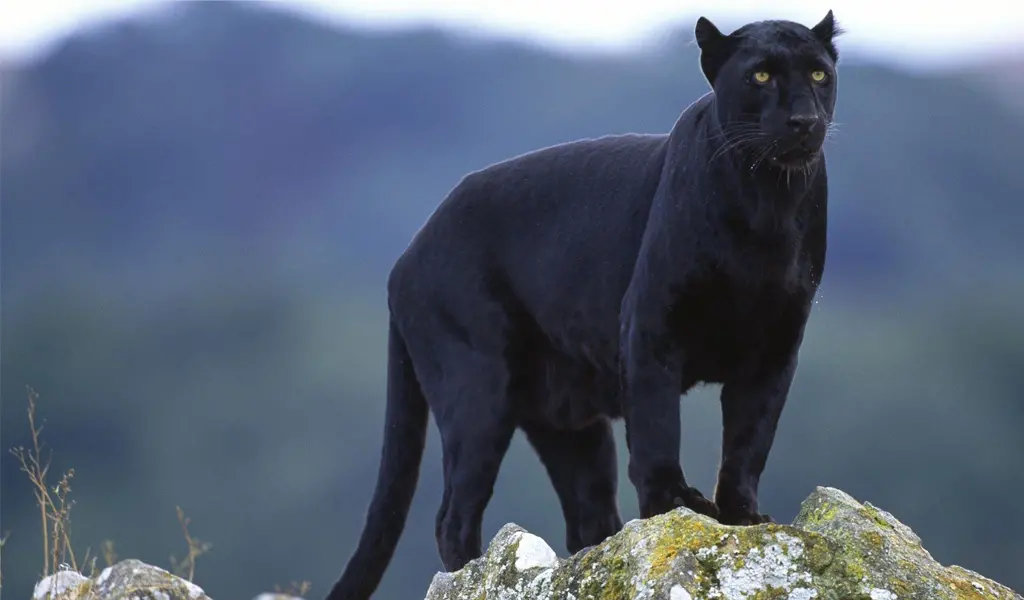
#> input picture task1/photos/puma.png, 1024 x 600 px
$ python thresholding.py
#> lines starting #> are read from the running program, lines starting #| are printed output that depends on the picture; after the words box and inside, x2 and y2 are one past the last pixel; in counts of white or black regions, pixels touching at a corner belong together
import cv2 as cv


img= cv.imread("photos/puma.png")
#> img is the input picture: shape (600, 1024, 3); mean B, G, R 116.1, 97.5, 85.4

gray = cv.cvtColor(img, cv.COLOR_BGR2GRAY)
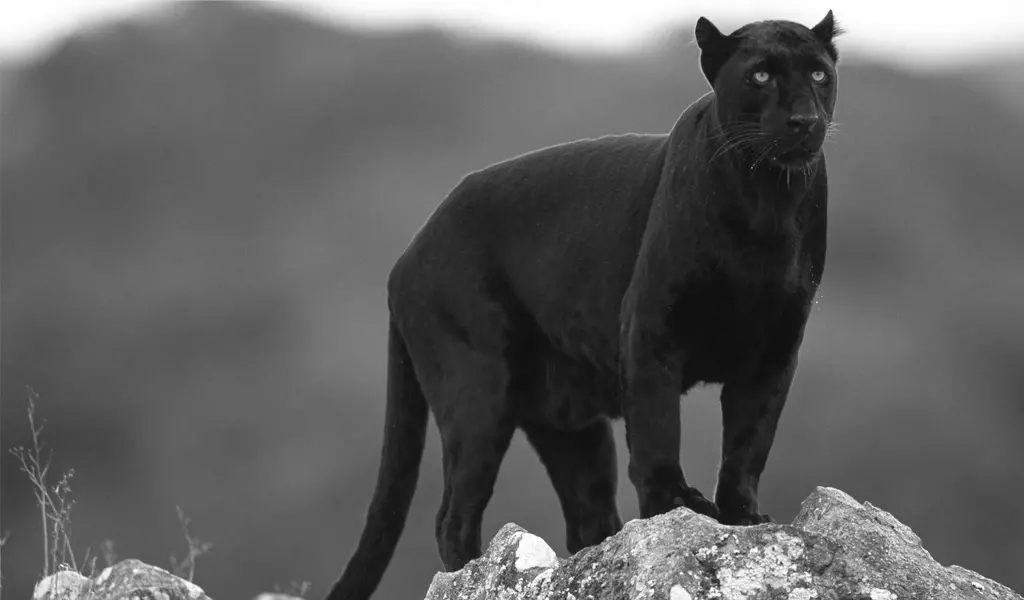
#> gray: shape (600, 1024); min 13, max 255, mean 96
threshold, thresh= cv.threshold(gray,140 ,255, cv.THRESH_BINARY)
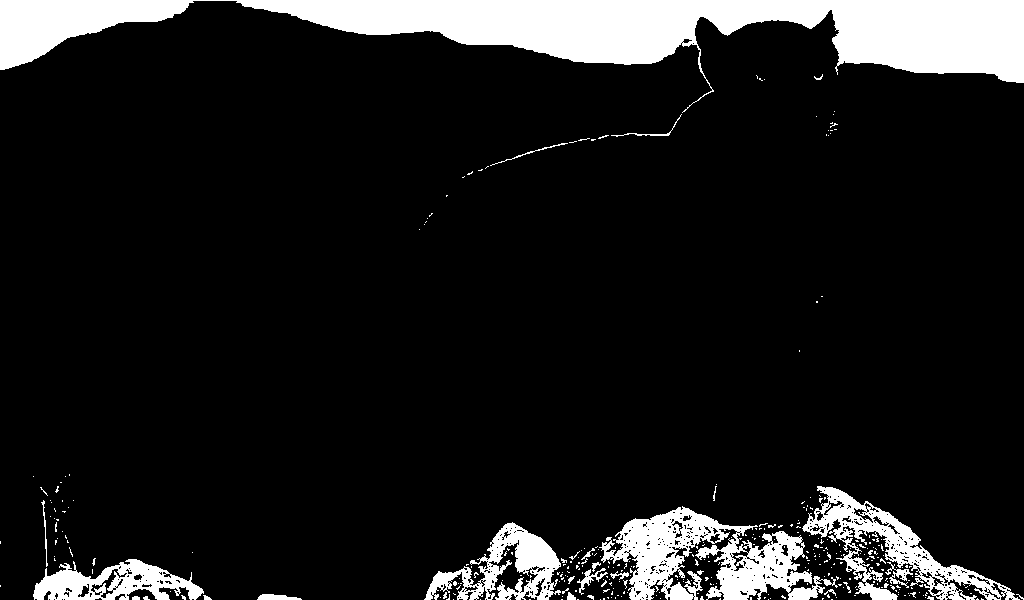
#> thresh: shape (600, 1024); 11.3% white; 345 white regions (320 under 20 px), largest, box (x1, y1, x2, y2) and area: (0, 0, 1024, 113) 42412, (599, 506, 838, 600) 10281, (802, 486, 1020, 600) 6243
cv.imshow("thresholded", thresh)

threshold, thresh_inv= cv.threshold(gray,140 ,255, cv.THRESH_BINARY_INV)
cv.imshow("thresholded inverted", thresh_inv)


tresh_adv= cv.adaptiveThreshold(gray,255,cv.ADAPTIVE_THRESH_GAUSSIAN_C,cv.THRESH_BINARY, 9, 3)
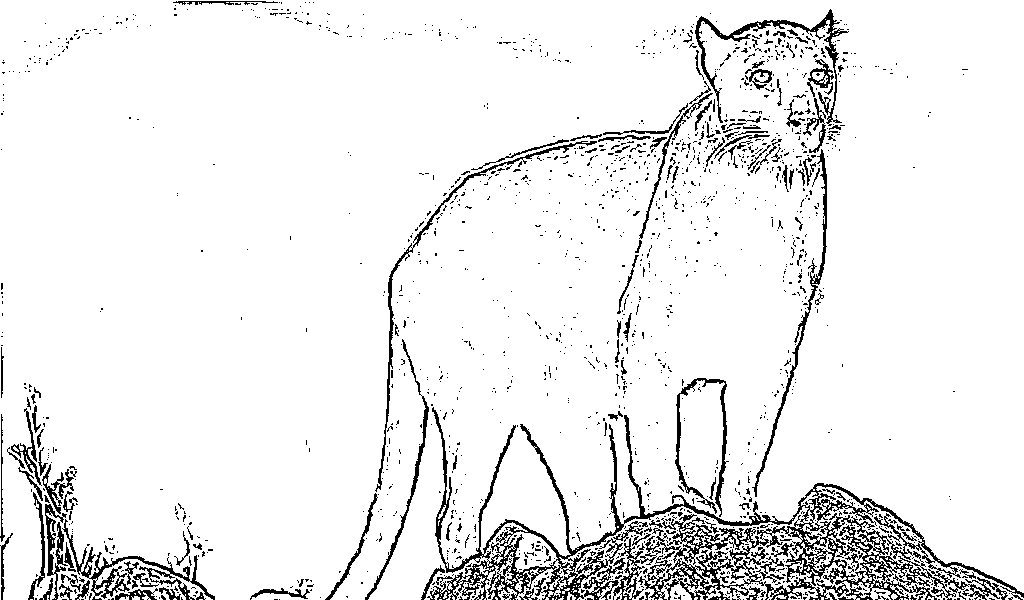
#> tresh_adv: shape (600, 1024); 92.7% white; black in thin lines or dots
cv.imshow("adaptive thresholded", tresh_adv)


tresh_adv2=cv.adaptiveThreshold(gray,255,cv.ADAPTIVE_THRESH_MEAN_C,cv.THRESH_BINARY,9,5)
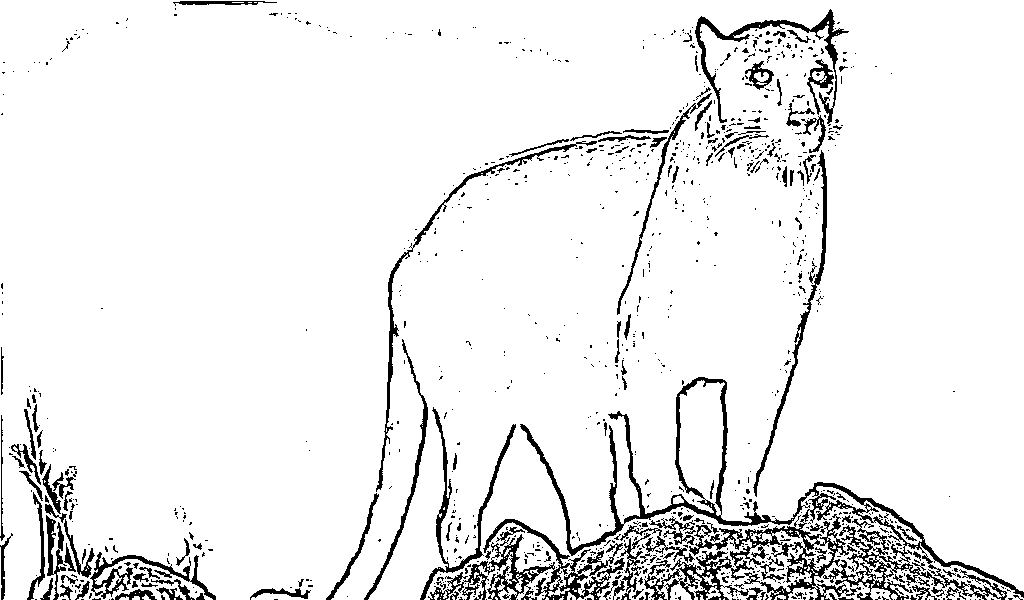
#> tresh_adv2: shape (600, 1024); 92.9% white; 1044 black regions (884 under 20 px), largest, box (x1, y1, x2, y2) and area: (520, 377, 1024, 600) 13431, (428, 519, 625, 600) 3992, (695, 9, 849, 126) 1882
cv.imshow("adaptive thresholded2", tresh_adv2)


cv.waitKey(0)
cv.destroyAllWindows()
